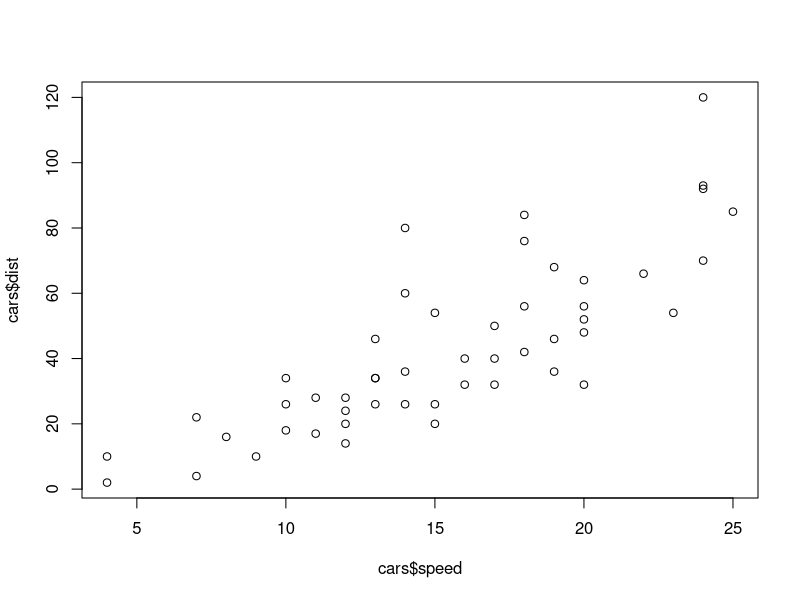
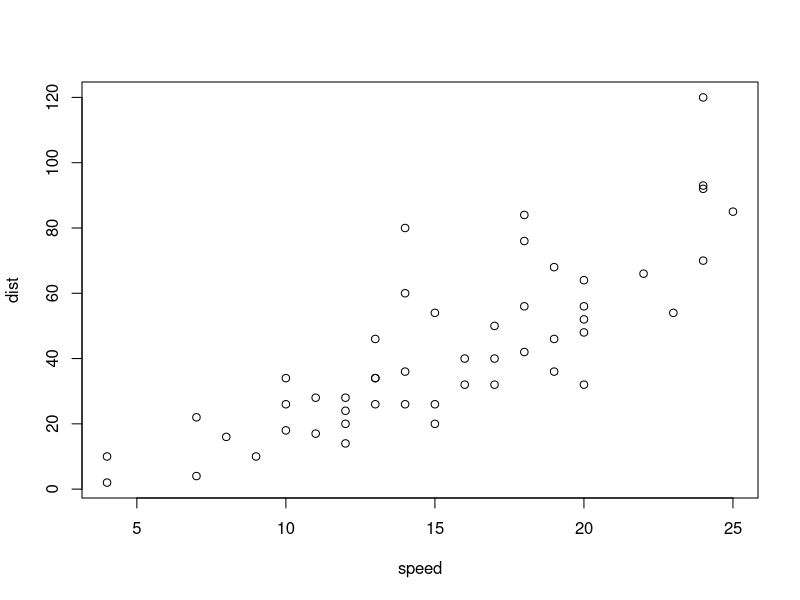
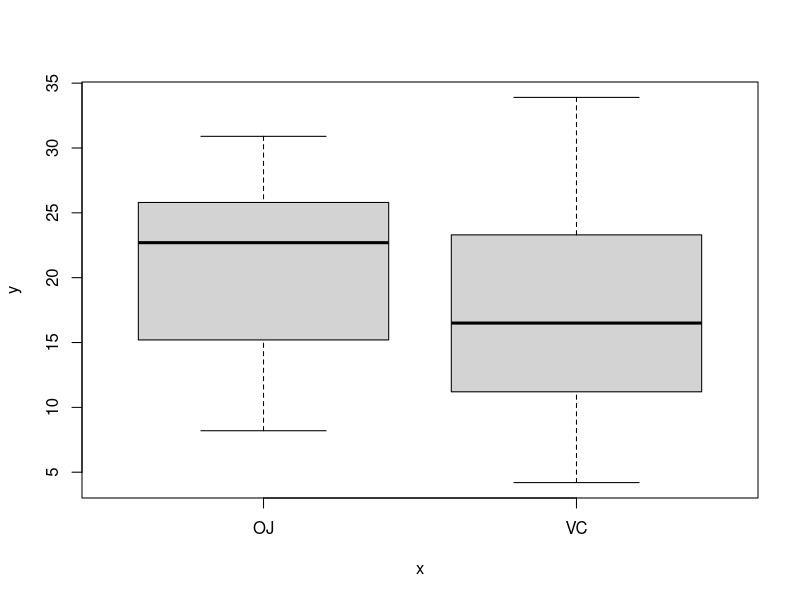
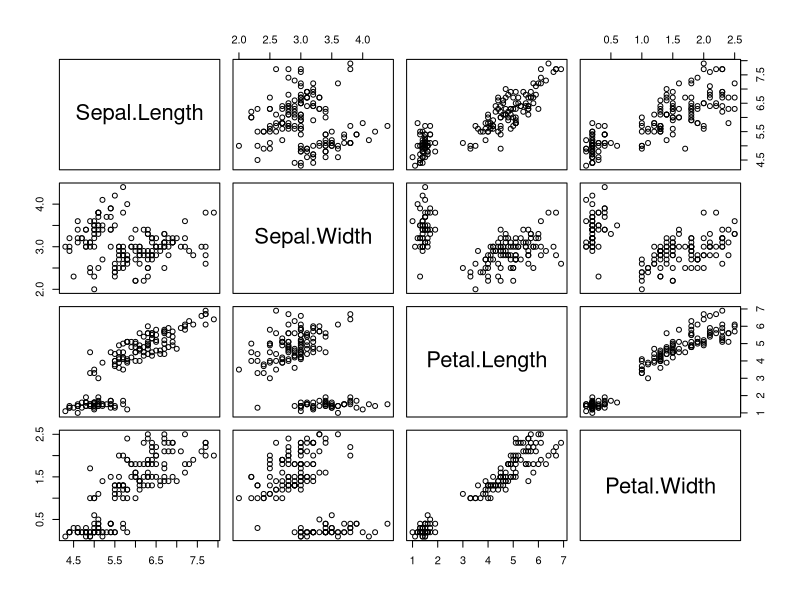
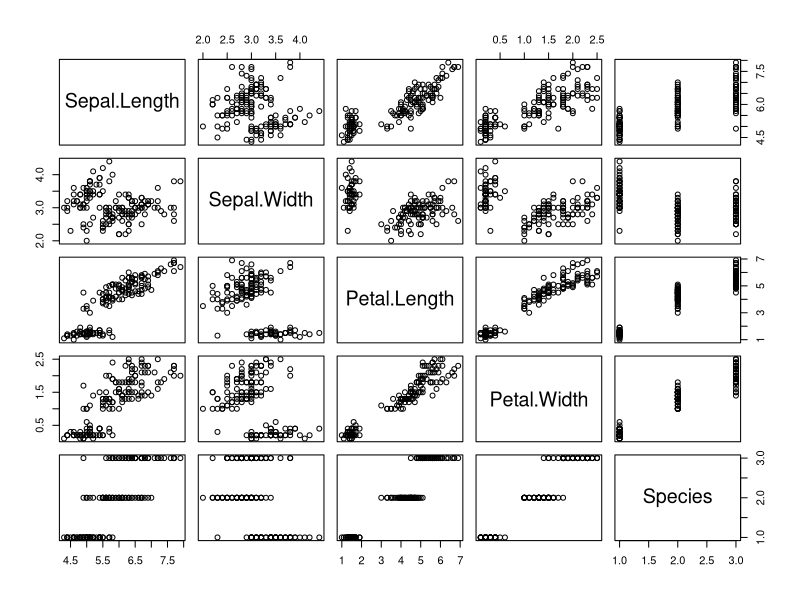
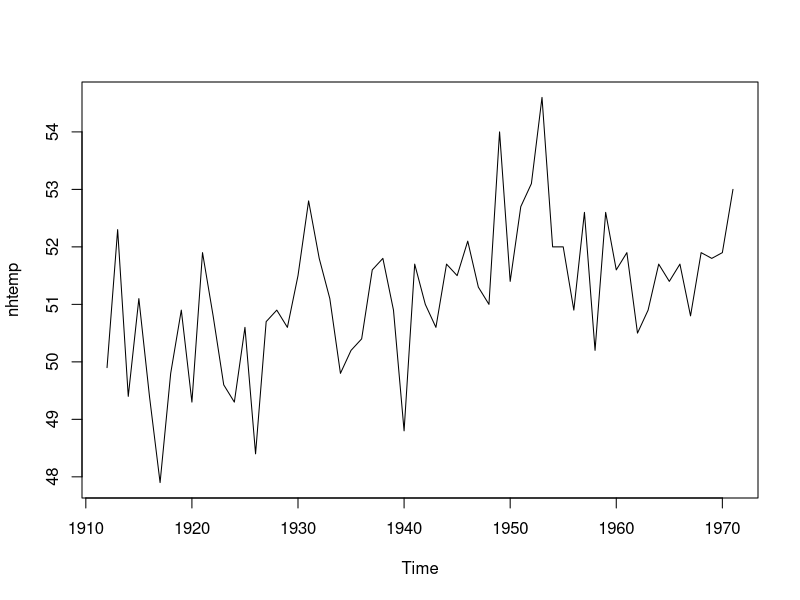
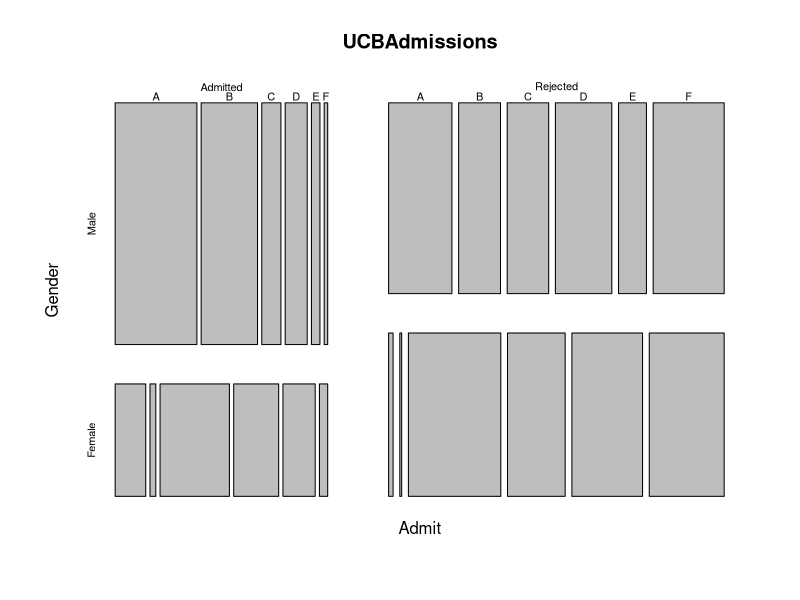
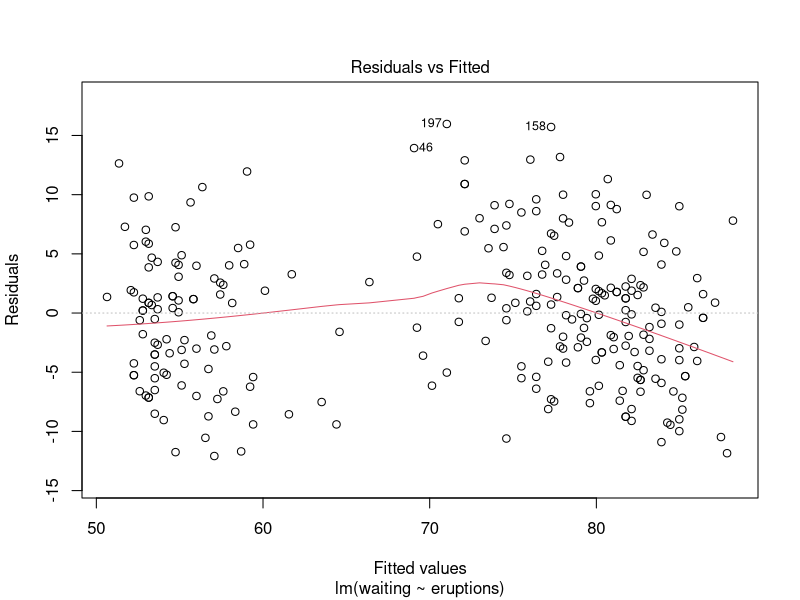

These figures' R source, in order:
# plot 함수

str(cars)

plot(cars$speed, cars$dist) # 두 연속형 자료 벡터 줄때 
plot(cars)

str(ToothGrowth)
plot(ToothGrowth$supp, ToothGrowth$len) # 명목을 x, 연속을 y

str(iris)
plot(iris[, 1:4]) # 연속형 데이터만 4개
plot(iris) # 3개이상일때 벡터랑 뉴메릭이랑 섞여있으면 이상하게 뜸 

str(nhtemp) # 시계열 데이터 
plot(nhtemp)

str(UCBAdmissions) # 테이블 형식 데이터
UCBAdmissions
plot(UCBAdmissions)

str(faithful)
faithful.lm <- lm(waiting ~ eruptions, data=faithful)
class(faithful.lm)

plot(faithful.lm) # 진단도표











































